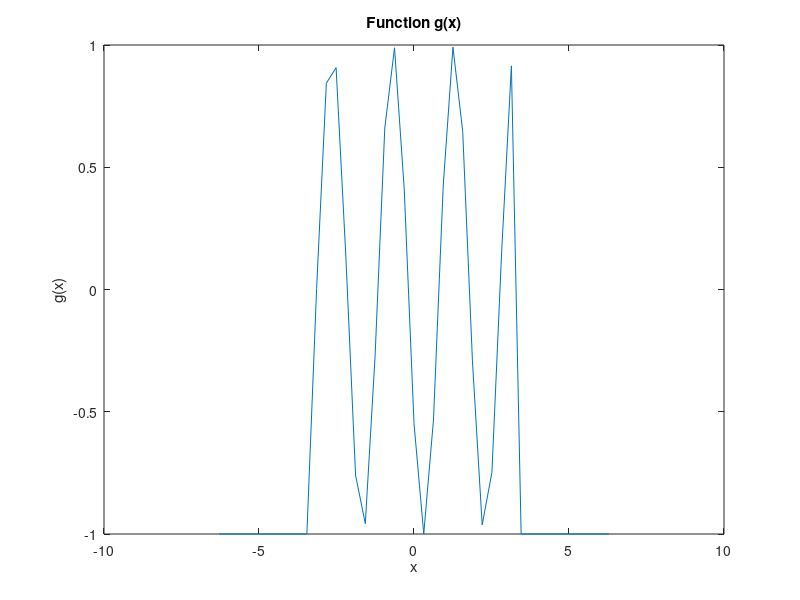

Source code (MATLAB):
%HW7_JJ
%Problem 1
t = [0:2:100];
H = 2.13*t.^2-0.0013*t.^4+0.000034*t.^4.751;
plot(t,H);
title('Rocket Path')
xlabel('Time (sec)')
ylabel('Height (m)')
l = length(H);
index = find(H<0);
time = t(index(1));
fprintf('Time at which ground is reached = %f seconds', time)

clear all
clear clc
disp('Press enter to see Problem 2.')
pause

%Problem 2
x = [-2*pi:pi/10:2*pi];
x1 = find(x<-pi);
g(x1)=-1;
x2 = find(x>=-pi & x<=pi);
g(x2)=cos(x2);
x3 = find(x>pi);
g(x3)=-1;
plot(x,g);
title('Function g(x)');
xlabel('x');
ylabel('g(x)');

clear all
clear clc
disp('Press enter to see Problem 3.')
pause

%Problem 3
x = input('Enter value of x. ');
y = input('Enter value of y. ');
if (x>y)
    disp('x is greater than  y (x>y)')
else if (y>=x)
        disp('y is greater than or equal to x (y>=x)')
end
end

clear all
clear clc
disp('Press enter to see Problem 4a.')
pause

%Problem 4
%Problem 4a
saws = [1,4,5,3,7,5,3,10,12,8,7,4]
if (saws>=0)
    disp('All valid')
else
    disp('Invalid number found')
end

clear all
clear clc
disp('Press enter to see Problem 4b.')
pause

%Problem 4b
saws = [-1,4,5,3,7,5,3,10,12,8,7,4]
if (saws>=0)
    disp('All valid')
else
    disp('Invalid number found')
end

clear all
clear clc
disp('Press enter to see Problem 5a.')
pause

%Problem 5
%Problem 5a
x=('Enter a geometric shape: triangle, square, pentagon, hexagon. ');
figure = input(x, 's');
switch figure
    case 'triangle'
        n=3
        disp('Sum of interior angles')
        sum = (n-2)*180
    case 'square'
        n=4
        disp('Sum of interior angles')
        sum = (n-2)*180
    case 'pentagon'
        n=5
        disp('Sum of interior angles')
        sum = (n-2)*180
    case 'hexagon'
        n=6
        disp('Sum of interior angles')
        sum = (n-2)*180
    otherwise
        disp('Invalid input')
end

clear all
clear clc
disp('Press enter to see Problem 5b.')
pause

%Problem 5b
figure = menu('Choose a geometric figure', 'triangle', 'square', 'pentagon', 'hexagon');
switch figure
    case 1
        name = 'triangle'
    case 2
        name = 'square'
    case 3
        name = 'pentagon'
    case 4
        name = 'hexagon'
    otherwise
end
n = figure+2 % # of sides
sum = (n-2)*180 % degrees
